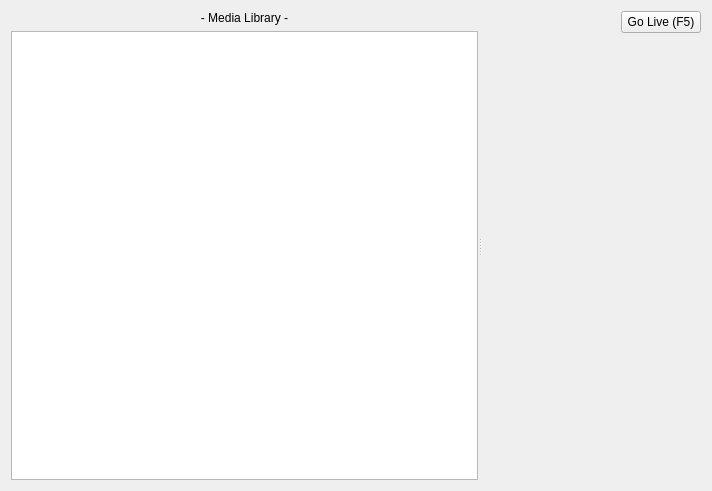
<?xml version="1.0" encoding="UTF-8"?>
<ui version="4.0">
 <class>MediaWidget</class>
 <widget class="QWidget" name="MediaWidget">
  <property name="geometry">
   <rect>
    <x>0</x>
    <y>0</y>
    <width>712</width>
    <height>491</height>
   </rect>
  </property>
  <property name="windowTitle">
   <string>Form</string>
  </property>
  <layout class="QGridLayout" name="gridLayout">
   <item row="0" column="0">
    <widget class="QSplitter" name="splitter">
     <property name="orientation">
      <enum>Qt::Horizontal</enum>
     </property>
     <widget class="QWidget" name="layoutWidgetMedia">
      <layout class="QVBoxLayout" name="verticalLayout_3">
       <item>
        <widget class="QLabel" name="labelMediaLibrary">
         <property name="text">
          <string>- Media Library -</string>
         </property>
         <property name="alignment">
          <set>Qt::AlignCenter</set>
         </property>
        </widget>
       </item>
       <item>
        <widget class="QListWidget" name="listWidgetMediaFiles"/>
       </item>
      </layout>
     </widget>
     <widget class="QWidget" name="layoutWidget">
      <layout class="QVBoxLayout" name="verticalLayout">
       <item>
        <layout class="QHBoxLayout" name="horizontalLayout">
         <item>
          <spacer name="horizontalSpacer_2">
           <property name="orientation">
            <enum>Qt::Horizontal</enum>
           </property>
           <property name="sizeHint" stdset="0">
            <size>
             <width>40</width>
             <height>20</height>
            </size>
           </property>
          </spacer>
         </item>
         <item>
          <widget class="QPushButton" name="pushButtonGoLive">
           <property name="text">
            <string>Go Live (F5)</string>
           </property>
           <property name="icon">
            <iconset resource="softprojector.qrc">
             <normaloff>:/icons/icons/go_live.png</normaloff>:/icons/icons/go_live.png</iconset>
           </property>
           <property name="shortcut">
            <string>F5</string>
           </property>
          </widget>
         </item>
        </layout>
       </item>
       <item>
        <layout class="QVBoxLayout" name="verticalLayoutMedia">
         <item>
          <widget class="QLabel" name="labelInfo">
           <property name="sizePolicy">
            <sizepolicy hsizetype="Preferred" vsizetype="MinimumExpanding">
             <horstretch>0</horstretch>
             <verstretch>0</verstretch>
            </sizepolicy>
           </property>
           <property name="minimumSize">
            <size>
             <width>0</width>
             <height>70</height>
            </size>
           </property>
           <property name="autoFillBackground">
            <bool>true</bool>
           </property>
           <property name="margin">
            <number>10</number>
           </property>
          </widget>
         </item>
        </layout>
       </item>
       <item>
        <widget class="QWidget" name="widget" native="true"/>
       </item>
       <item>
        <layout class="QHBoxLayout" name="horizontalLayoutControls"/>
       </item>
      </layout>
     </widget>
    </widget>
   </item>
  </layout>
 </widget>
 <tabstops>
  <tabstop>listWidgetMediaFiles</tabstop>
  <tabstop>pushButtonGoLive</tabstop>
 </tabstops>
 <resources>
  <include location="softprojector.qrc"/>
 </resources>
 <connections/>
</ui>
